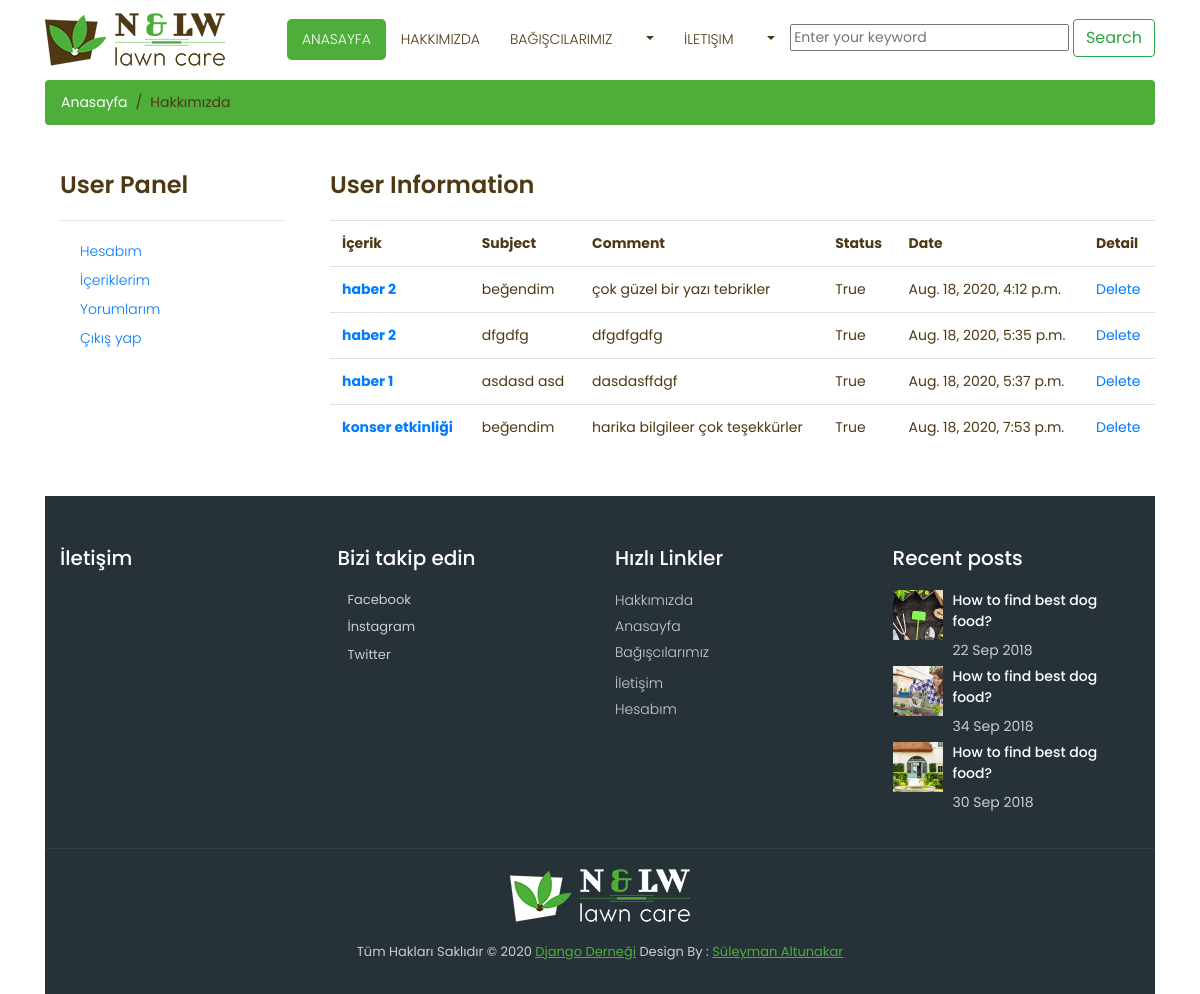
The page /user/comments/ (signed in) on the database as committed earlier.
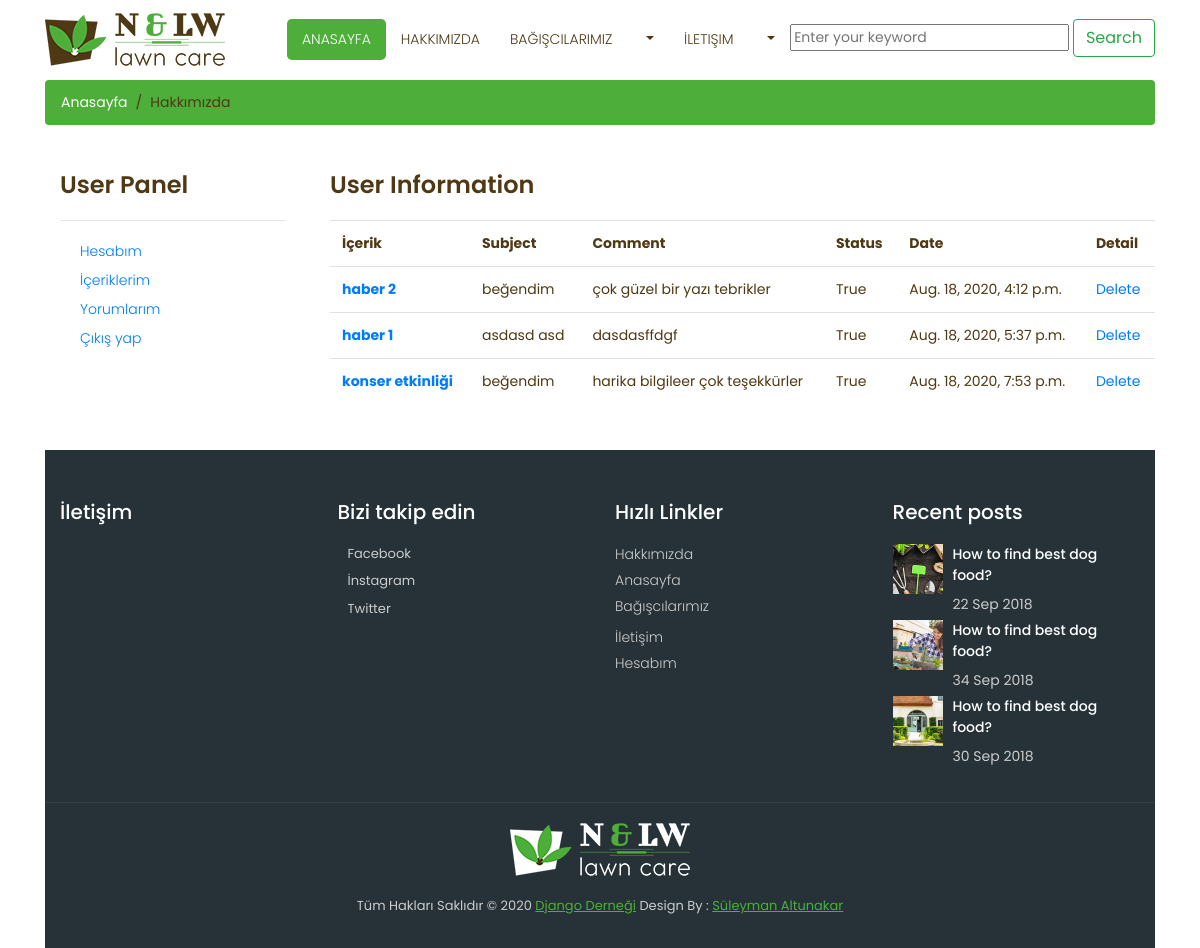
The same page on the database as committed later.
### content/models.py (models this page shows, shortened)
class Comment(models.Model):
    STATUS = (
        ('New', 'Yeni'),
        ('True', 'Evet'),
        ('False', 'Hayır'),
    )
    product = models.ForeignKey(Product,on_delete=models.CASCADE)
    user = models.ForeignKey(User,on_delete=models.CASCADE)
    subject = models.CharField(max_length=50,blank=True)
    comment = models.TextField(max_length=200,blank=True)
    status = models.CharField(max_length=10,choices=STATUS,default='New')
    ip = models.CharField(blank=True,max_length=20)
    create_at = models.DateTimeField(auto_now_add=True)
    update_at = models.DateTimeField(auto_now=True)

class Product(models.Model):
    STATUS = (
        ('True', 'Evet'),
        ('False', 'Hayır'),
    )
    category = models.ForeignKey(Category, on_delete=models.CASCADE)
    title = models.CharField(max_length=150)
    keywords = models.CharField(max_length=255)
    description = models.CharField(max_length=255)
    image = models.ImageField(blank=True, upload_to='images/')
    detail = RichTextUploadingField()
    slug = models.SlugField(null=False, unique=True)
    status = models.CharField(max_length=10, choices=STATUS)
    create_at = models.DateTimeField(auto_now_add=True)
    update_at = models.DateTimeField(auto_now=True)

### user/views.py (the view)
# urls.py: path('comments/',views.comments,name='comments'),
@login_required(login_url='/login')
def comments(request):
    category=Category.objects.all()
    current_user=request.user
    comments= Comment.objects.filter(user_id=current_user.id)
    context={
        'category':category,
        'comments':comments,
    }
    return render(request,'user_comments.html',context)

### user/templates/user_comments.html (shortened to what this page needs)
{% extends "Homebase.html" %}
{% block body %}
    <div class="container">
		<div class="breadcrumb-main">
			<ol class="breadcrumb">
				<li class="breadcrumb-item">
					<a href="/">Anasayfa</a>
				</li>
				<li class="breadcrumb-item active">Hakkımızda</li>
			</ol>
		</div>
		<div class="about-main">
			<div class="row">
<div class="col-md-3">
                    <div class="container">
                        <div class="map-box">
                            <h2 class="title">User Panel</h2>
                        </div>
                        {% include "user_panel.html" %}
                    </div>
                </div>
				<div class="col-md-9">
					<div class="map-box">
                        <h2 class="title">User Information</h2>
<table class="table">
    <tr>
        <th class="text-left">İçerik</th>
        <th class="text-left">Subject</th>
        <th class="text-left">Comment</th>
        <th class="text-left">Status</th>
        <th class="text-left">Date</th>
        <th class="text-left">Detail</th>
    </tr>
    {% for rs in comments %}
    <tr>
        <td class="text-left">
            <a href="/note/{{ rs.product_id }}/{{ rs.product.slug }}">
           <strong> {{ rs.product.title }}</strong>
                </a>
        </td>
        <td class="text-left">{{ rs.subject }}</td>
        <td class="text-left">{{ rs.comment }}</td>
        <td class="text-left">{{ rs.status }}</td>
        <td class="text-left">{{ rs.create_at }}</td>
        <td class="text-left"><a class="btn-custom" href="/user/deletecomment/{{ rs.id }}" onclick="return confirm('Delete ! Are you sure?')">Delete</a></td>
    </tr>
{% endfor %}
</table>
					</div>
				</div>
			</div>
		</div>
{% endblock %}

Rows that differ between the two databases and show on the page:
removed Comment: product "haber 2", subject "dfgdfg", comment "dfgdfgdfg", status "True", create_at "Aug. 18, 2020, 5:35 p.m."
